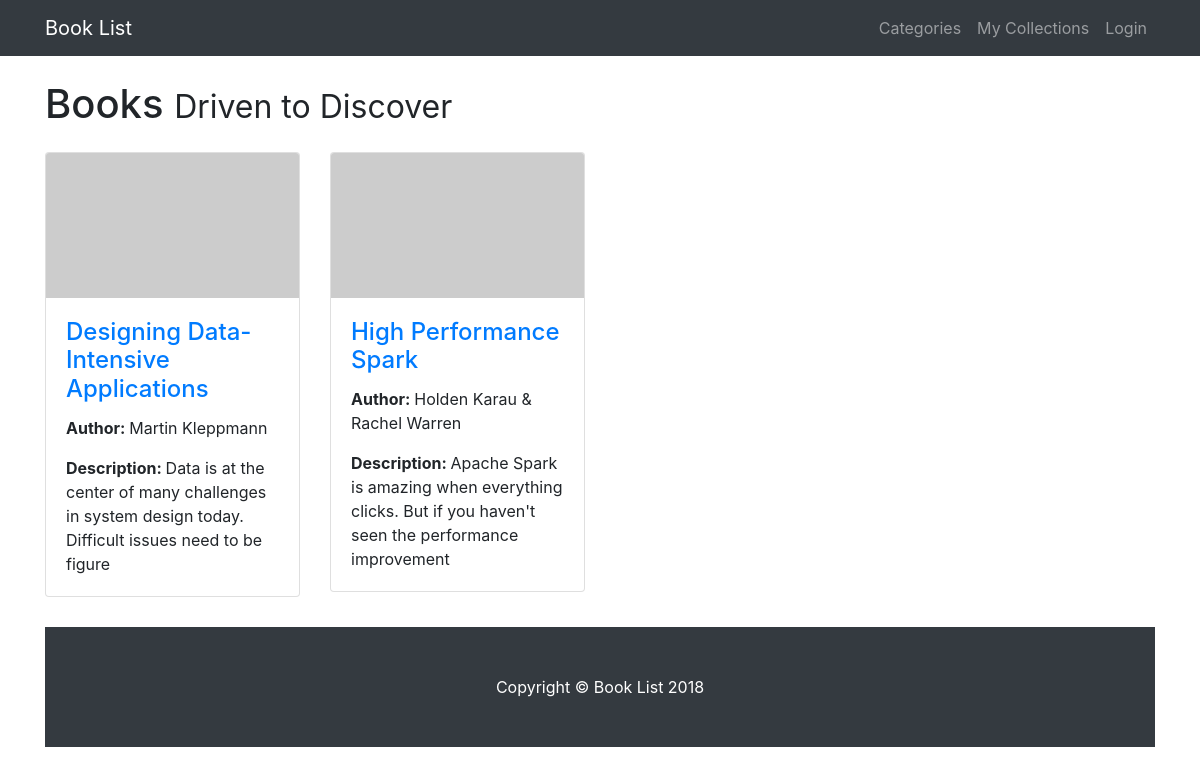
/category/1/book, run on the app's committed database.
### database_setup.py (models this page shows, shortened)
class Book(Base):
    __tablename__ = 'book'
    id = Column(Integer, primary_key=True)
    name = Column(String(250), nullable=False)
    author = Column(String(250))
    desc = Column(String(1000))
    user_id = Column(String(250), ForeignKey('user.id'))
    user = relationship(User)
    category_id = Column(Integer, ForeignKey('category.id'))
    category = relationship(Category)

### project.py (the view)
@app.route('/category/<int:category_id>/book')
def categoryBooks(category_id):
    category = session.query(Category).filter_by(id=category_id).one()
    books = session.query(Book).filter_by(category_id=category_id).all()
    return render_template(
        'books.html',
        books=books,
        category=category,
        session=login_session
    )

### templates/books.html (shortened to what this page needs)
{% extends "main.html" %}
{% block content %}
    {% include "header.html" %}
    <div class="container">
            <h1 class="my-4">Books
              <small>Driven to Discover</small>
            </h1>
            <div class="row">
                {% for book in books %}
                    <div class="col-lg-3 col-md-4 col-sm-6 portfolio-item">
                        <div class="card h-80">
                        <a href="{{url_for('bookDetail', category_id=category.id, book_id=book.id)}}"><img class="card-img-top" src="http://placehold.it/700x400" alt=""></a>
                        <div class="card-body">
                            <h4 class="card-title">
                            <a href="{{url_for('bookDetail', category_id=category.id, book_id=book.id)}}">{{book.name}}</a>
                            </h4>
                            <p class="card-text"><b>Author: </b>{{book.author}}</p>
                            <p class="card-text"><b>Description: </b>{% if book.desc %}{{book.desc[:100]}}{% else %}None{% endif %}</p>
                        </div>
                        </div>
                    </div>
                {% endfor %}
            </div>
{% endblock %}

### static/4-col-portfolio.css (style rules this page uses)
body { padding-top: 54px; }
@media (min-width: 992px) { body { padding-top: 56px; } }
.portfolio-item { margin-bottom: 30px; }

### data on the page
Book: name "Designing Data-Intensive Applications", author "Martin Kleppmann", desc "Data is at the center of many challenges in system design today. Difficult issues need to be figure"
Book: name "High Performance Spark", author "Holden Karau & Rachel Warren", desc "Apache Spark is amazing when everything clicks. But if you haven't seen the performance improvement"
